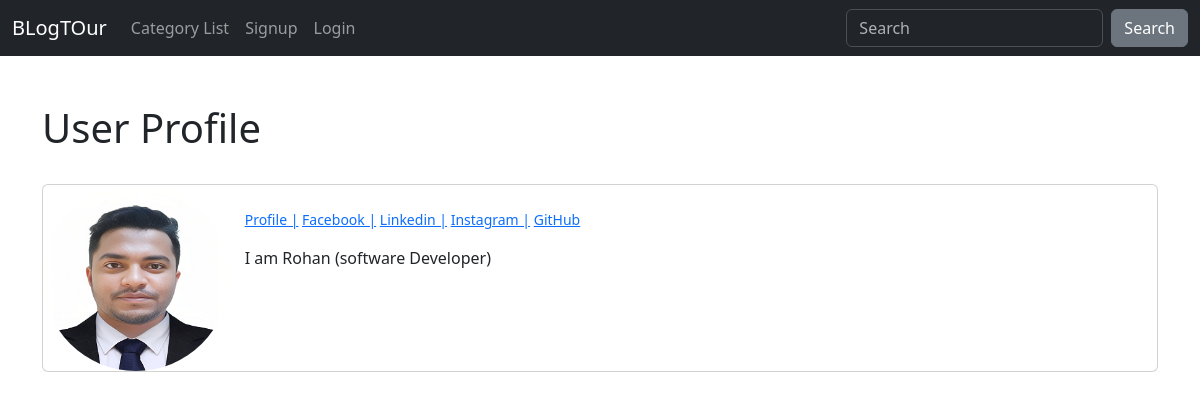
The page /accounts/1/profile/ on the database its author committed.
### blogapp/models.py (models this page shows, shortened)
class Profile(models.Model):
    user=models.OneToOneField(User, blank=True,on_delete=models.CASCADE)
    bio=models.TextField()
    profile_pic = models.ImageField(blank=True, null=True, upload_to='images/profile')
    facebook_url = models.CharField(max_length=100,blank=True, null=True)
    instagram_url = models.CharField(max_length=100,blank=True, null=True)
    linkedin_url = models.CharField(max_length=100,blank=True, null=True)
    github_url = models.CharField(max_length=100,blank=True, null=True)

### accounts/views.py (the view)
# urls.py: path('<int:pk>/profile/', UserProfileView.as_view(),name='user_profile_view'),
class UserProfileView(generic.DetailView):
    model = Profile
    template_name= 'registration/user_profile.html'
    def get_context_data(self,*args, **kwargs):
        context = super(UserProfileView,self).get_context_data(*args,**kwargs)
        user_page= get_object_or_404(Profile, id=self.kwargs['pk'])
        context['user_page']=user_page
        return context

### templates/registration/user_profile.html (shortened to what this page needs)
{% extends 'base.html' %}
{% load static %}
{% block content %}
<br/><br/>
<h1>User Profile</h1>
<br/>
<div class="card mb-3" >
  <div class="row g-0">
    <div class="col-md-2">
    {% if user_page.profile_pic %}
      <img src="{{user_page.profile_pic.url}}" class="img-fluid rounded-circle"  >
    {% else %}
      <img src="{% static 'blogapp/images/empty.png' %}" class="img-fluid rounded-circle"  >
    {% endif %}
    </div>
    <div class="col-md-10">
      <div class="card-body">
        <p class='small text-muted'>
            <a href="{% url 'user_profile_view' user_page.id %}"> Profile |</a>
            {% if user_page.facebook_url %}
                <a href="{{user_page.facebook_url}}"> Facebook |</a>
            {% endif %}
            {% if user_page.facebook_url %}
                 <a href="{{user_page.linkedin_url}}">  Linkedin |</a>
            {% endif %}
            {% if user_page.facebook_url %}
                <a href="{{user_page.instagram_url}}" > Instagram |</a>
            {% endif %}
            {% if user_page.facebook_url %}
                <a href="{{user_page.github_url}}" > GitHub </a>
            {% endif %}
        </p>
        <p class="card-text">{{user_page.bio}}</p>
      </div>
    </div>
  </div>
</div>
{% endblock content %}

### rows shown on the page
Profile: profile_pic (picture), bio "I am Rohan (software Developer)"
